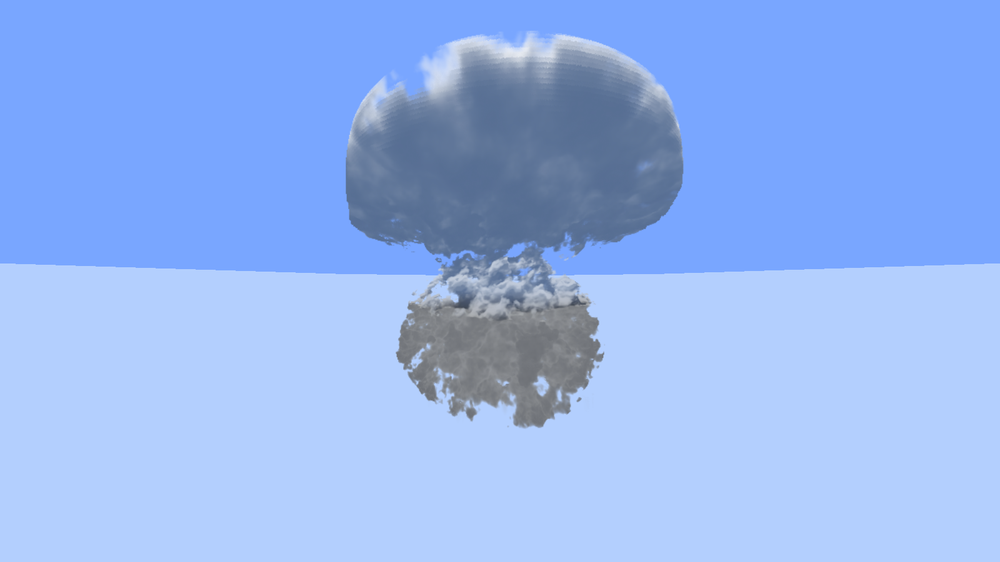
#> input picture specs/001-native-storm-rendering/validation/t219-campaign/T219_RAW_SIDE.png, 1000 x 562 px, shrunk from 1600 x 900 before the run
$ python silhouette_dimension.py ../../validation/t219-campaign/T219_RAW_SIDE.png
#> lines starting #> are read from the running program, lines starting #| are printed output that depends on the picture; after the words box and inside, x2 and y2 are one past the last pixel; in counts of white or black regions, pixels touching at a corner belong together
"""Box-counting dimension of cloud silhouette outlines (stabilisation, shape root cause).

usage: python -I silhouette_dimension.py <image> [<image> ...]
       env SKY=dark  for photos with a dark sky (cloud = brighter than the per-row sky by > 40 levels)

Cloud mask: a pixel differs from its row's sky colour (median of the 24 leftmost and rightmost pixels of the row,
rows below the horizon excluded by requiring the row to be sky at both ends) by more than 12 levels (game frames).
Outline: mask pixels with a 4-neighbour outside the mask. Dimension: slope of log N(s) vs log 1/s for box sizes
s = 2..32 px. A smooth outline gives ~1.0; real cumulus outlines measure ~1.3-1.4 (Lovejoy 1982, cloud perimeters 1.35).
"""
import sys, os
import numpy as np
from PIL import Image


def mask_of(path):
    a = np.asarray(Image.open(path).convert('RGB'), dtype=np.float32)
    h, w, _ = a.shape
#> h = 562; w = 1000
    a = a[int(0.045 * h):]  # HUD row
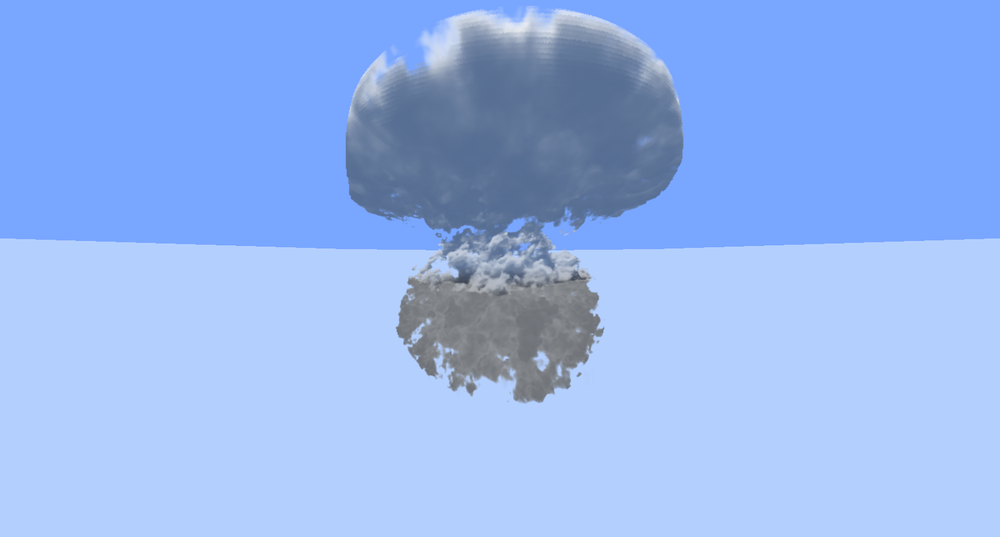
#> a: shape (537, 1000, 3) float32; mean R, G, B 148.6, 181.3, 240.1
    edges = np.concatenate([a[:, :24], a[:, -24:]], axis=1)
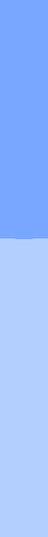
#> edges: shape (537, 48, 3) float32; mean R, G, B 153.2, 188.8, 254.4
    sky = np.median(edges, axis=1)  # per-row sky colour
#> sky = 537 rows, first 8: [121, 166, 255], [121, 166, 255], [121, 166, 255], [121, 166, 255], [121, 166, 255], [121, 166, 255], [121, 166, 255], [121, 166, 255]
    if os.environ.get('SKY') == 'dark':
        lum = a.mean(axis=2)
        m = lum - sky.mean(axis=1)[:, None] > 40
    else:
        m = np.abs(a - sky[:, None, :]).max(axis=2) > 12
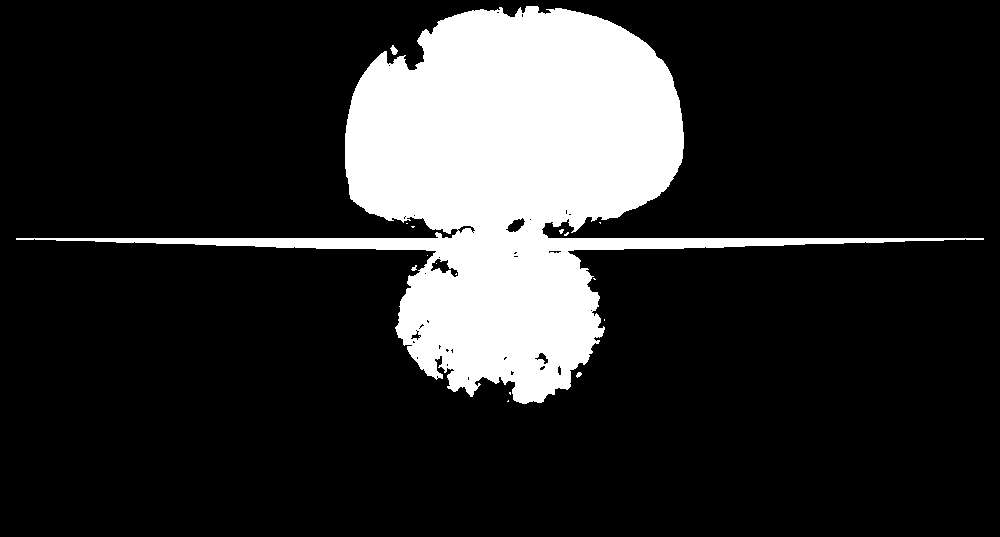
#> m: shape (537, 1000) bool; 17.6% white; 16 white regions (12 under 20 px), largest, box (x1, y1, x2, y2) and area: (16, 6, 984, 404) 94465, (390, 45, 398, 55) 46, (576, 372, 582, 378) 23, (411, 265, 417, 271) 21
    return m


def dimension(m):
    inner = m[1:-1, 1:-1]
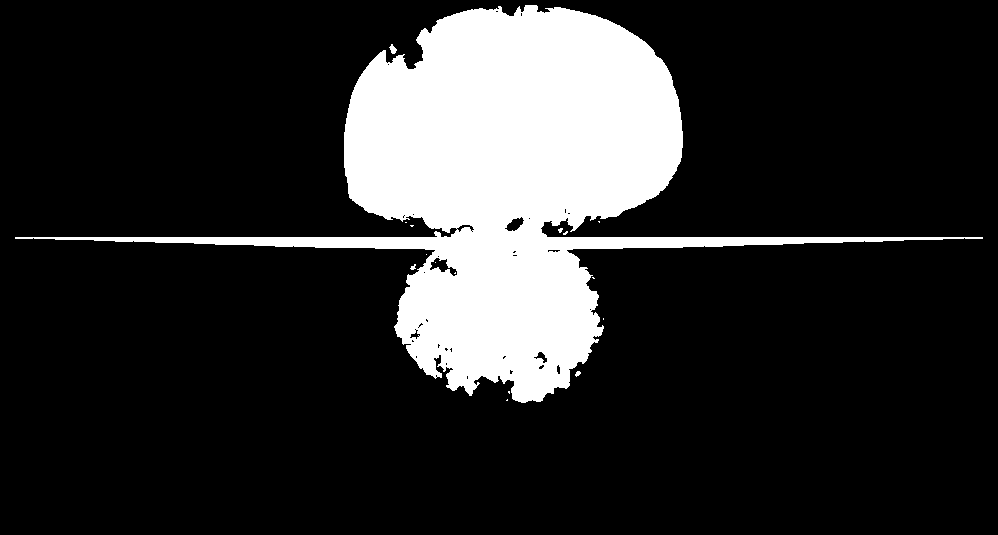
#> inner: shape (535, 998) bool; 17.7% white; 16 white regions (12 under 20 px), largest, box (x1, y1, x2, y2) and area: (15, 5, 983, 403) 94465, (389, 44, 397, 54) 46, (575, 371, 581, 377) 23, (410, 264, 416, 270) 21
    edge = inner & ~(m[:-2, 1:-1] & m[2:, 1:-1] & m[1:-1, :-2] & m[1:-1, 2:])
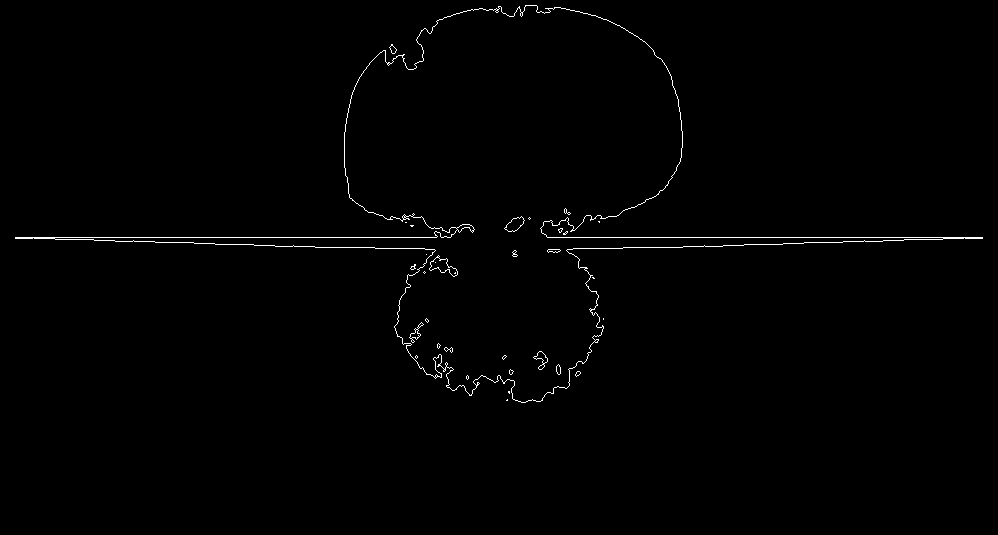
#> edge: shape (535, 998) bool; 0.74% white in thin lines or dots, all inside (x1, y1, x2, y2) = (15, 5, 983, 403)
    ys, xs = np.nonzero(edge)
#> ys = 3934 values from 5 to 402; xs = 3934 values, max 982 at index 2051, min 15 at index 1187, mean 497.4
    if len(xs) < 200:
        return float('nan'), len(xs)
    sizes = [2, 3, 4, 6, 8, 12, 16, 24, 32]
    counts = [len(set(zip((xs // s).tolist(), (ys // s).tolist()))) for s in sizes]
#> counts = [2211, 1433, 1076, 703, 510, 329, 241, 144, 92]
    slope = np.polyfit(np.log(1.0 / np.array(sizes)), np.log(counts), 1)[0]
#> slope = 1.12
    return slope, len(xs)


for p in sys.argv[1:]:
    d, n = dimension(mask_of(p))
#> d = 1.12; n = 3934
    print(f"{d:5.3f}  outline_px={n:6d}  {os.path.basename(p)}")
#| 1.123  outline_px=  3934  T219_RAW_SIDE.png
